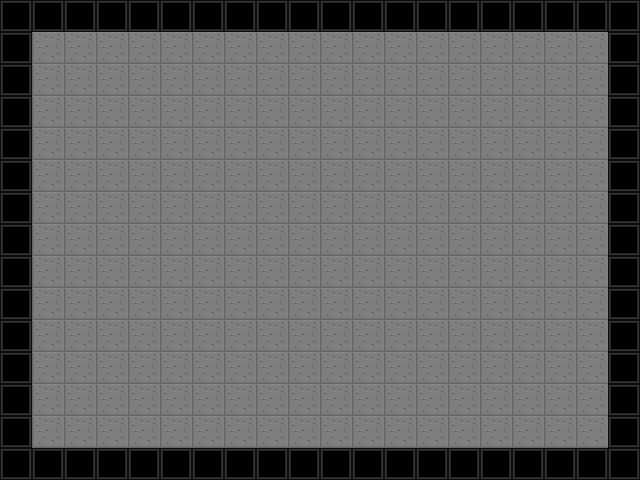

A 2D game scene composited from a Tiled map and its tileset images. What follows is a short description and the map's XML, with each tile layer's data collapsed to a summary:
An orthogonal 20x15 tile map with 32x32 px tiles, 1 tile layer (Kachelebene 1).

<map version="1.0" orientation="orthogonal" width="20" height="15" tilewidth="32" tileheight="32">
 <tileset firstgid="1" name="test" tilewidth="32" tileheight="32">
  <image source="tiles_test.png" width="512" height="512" />
 </tileset>
 <layer name="Kachelebene 1" width="20" height="15">
  <data>[300 cells, 300 non-empty, 2 distinct tile ids]</data>
 </layer>
</map>